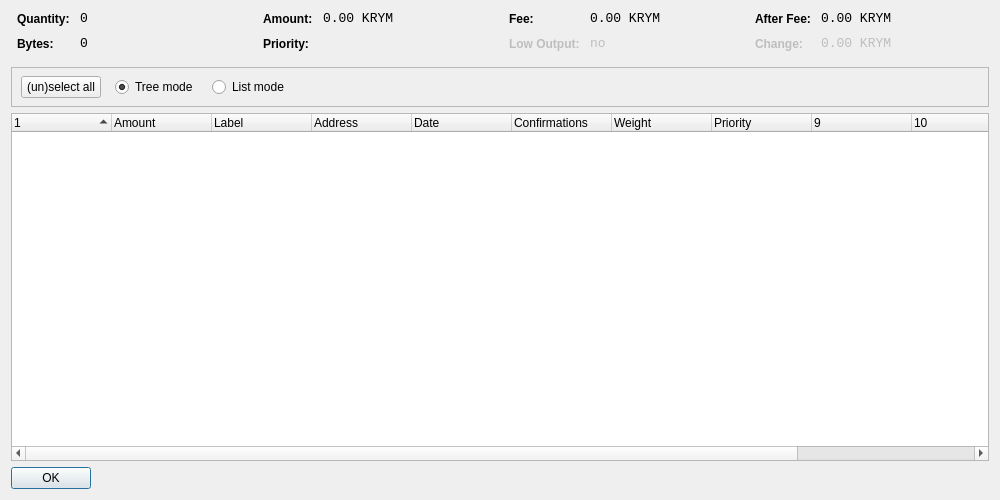
<?xml version="1.0" encoding="UTF-8"?>
<ui version="4.0">
 <class>CoinControlDialog</class>
 <widget class="QWidget" name="CoinControlDialog">
  <property name="geometry">
   <rect>
    <x>0</x>
    <y>0</y>
    <width>1000</width>
    <height>500</height>
   </rect>
  </property>
  <property name="windowTitle">
   <string>Coin Control</string>
  </property>
  <layout class="QVBoxLayout" name="verticalLayout">
   <item>
    <layout class="QHBoxLayout" name="horizontalLayoutTop" stretch="0,0,0,0">
     <property name="topMargin">
      <number>0</number>
     </property>
     <property name="bottomMargin">
      <number>10</number>
     </property>
     <item>
      <layout class="QFormLayout" name="formLayoutCoinControl1">
       <property name="horizontalSpacing">
        <number>10</number>
       </property>
       <property name="verticalSpacing">
        <number>10</number>
       </property>
       <property name="leftMargin">
        <number>6</number>
       </property>
       <property name="rightMargin">
        <number>6</number>
       </property>
       <item row="0" column="0">
        <widget class="QLabel" name="labelCoinControlQuantityText">
         <property name="styleSheet">
          <string notr="true">font-weight:bold;</string>
         </property>
         <property name="text">
          <string>Quantity:</string>
         </property>
        </widget>
       </item>
       <item row="0" column="1">
        <widget class="QLabel" name="labelCoinControlQuantity">
         <property name="font">
          <font>
           <family>Monospace</family>
           <pointsize>10</pointsize>
          </font>
         </property>
         <property name="cursor">
          <cursorShape>IBeamCursor</cursorShape>
         </property>
         <property name="contextMenuPolicy">
          <enum>Qt::ActionsContextMenu</enum>
         </property>
         <property name="text">
          <string notr="true">0</string>
         </property>
         <property name="textInteractionFlags">
          <set>Qt::LinksAccessibleByMouse|Qt::TextSelectableByKeyboard|Qt::TextSelectableByMouse</set>
         </property>
        </widget>
       </item>
       <item row="1" column="0">
        <widget class="QLabel" name="labelCoinControlBytesText">
         <property name="styleSheet">
          <string notr="true">font-weight:bold;</string>
         </property>
         <property name="text">
          <string>Bytes:</string>
         </property>
        </widget>
       </item>
       <item row="1" column="1">
        <widget class="QLabel" name="labelCoinControlBytes">
         <property name="font">
          <font>
           <family>Monospace</family>
           <pointsize>10</pointsize>
          </font>
         </property>
         <property name="cursor">
          <cursorShape>IBeamCursor</cursorShape>
         </property>
         <property name="contextMenuPolicy">
          <enum>Qt::ActionsContextMenu</enum>
         </property>
         <property name="text">
          <string notr="true">0</string>
         </property>
         <property name="textInteractionFlags">
          <set>Qt::LinksAccessibleByMouse|Qt::TextSelectableByKeyboard|Qt::TextSelectableByMouse</set>
         </property>
        </widget>
       </item>
      </layout>
     </item>
     <item>
      <layout class="QFormLayout" name="formLayoutCoinControl2">
       <property name="horizontalSpacing">
        <number>10</number>
       </property>
       <property name="verticalSpacing">
        <number>10</number>
       </property>
       <property name="leftMargin">
        <number>6</number>
       </property>
       <property name="rightMargin">
        <number>6</number>
       </property>
       <item row="0" column="0">
        <widget class="QLabel" name="labelCoinControlAmountText">
         <property name="styleSheet">
          <string notr="true">font-weight:bold;</string>
         </property>
         <property name="text">
          <string>Amount:</string>
         </property>
        </widget>
       </item>
       <item row="0" column="1">
        <widget class="QLabel" name="labelCoinControlAmount">
         <property name="font">
          <font>
           <family>Monospace</family>
           <pointsize>10</pointsize>
          </font>
         </property>
         <property name="cursor">
          <cursorShape>IBeamCursor</cursorShape>
         </property>
         <property name="contextMenuPolicy">
          <enum>Qt::ActionsContextMenu</enum>
         </property>
         <property name="text">
          <string notr="true">0.00 KRYM</string>
         </property>
         <property name="textInteractionFlags">
          <set>Qt::LinksAccessibleByMouse|Qt::TextSelectableByKeyboard|Qt::TextSelectableByMouse</set>
         </property>
        </widget>
       </item>
       <item row="1" column="0">
        <widget class="QLabel" name="labelCoinControlPriorityText">
         <property name="styleSheet">
          <string notr="true">font-weight:bold;</string>
         </property>
         <property name="text">
          <string>Priority:</string>
         </property>
        </widget>
       </item>
       <item row="1" column="1">
        <widget class="QLabel" name="labelCoinControlPriority">
         <property name="font">
          <font>
           <family>Monospace</family>
           <pointsize>10</pointsize>
          </font>
         </property>
         <property name="cursor">
          <cursorShape>IBeamCursor</cursorShape>
         </property>
         <property name="contextMenuPolicy">
          <enum>Qt::ActionsContextMenu</enum>
         </property>
         <property name="text">
          <string/>
         </property>
         <property name="textInteractionFlags">
          <set>Qt::LinksAccessibleByMouse|Qt::TextSelectableByKeyboard|Qt::TextSelectableByMouse</set>
         </property>
        </widget>
       </item>
      </layout>
     </item>
     <item>
      <layout class="QFormLayout" name="formLayoutCoinControl3">
       <property name="horizontalSpacing">
        <number>10</number>
       </property>
       <property name="verticalSpacing">
        <number>10</number>
       </property>
       <property name="leftMargin">
        <number>6</number>
       </property>
       <property name="rightMargin">
        <number>6</number>
       </property>
       <item row="0" column="0">
        <widget class="QLabel" name="labelCoinControlFeeText">
         <property name="styleSheet">
          <string notr="true">font-weight:bold;</string>
         </property>
         <property name="text">
          <string>Fee:</string>
         </property>
        </widget>
       </item>
       <item row="0" column="1">
        <widget class="QLabel" name="labelCoinControlFee">
         <property name="font">
          <font>
           <family>Monospace</family>
           <pointsize>10</pointsize>
          </font>
         </property>
         <property name="cursor">
          <cursorShape>IBeamCursor</cursorShape>
         </property>
         <property name="contextMenuPolicy">
          <enum>Qt::ActionsContextMenu</enum>
         </property>
         <property name="text">
          <string notr="true">0.00 KRYM</string>
         </property>
         <property name="textInteractionFlags">
          <set>Qt::LinksAccessibleByMouse|Qt::TextSelectableByKeyboard|Qt::TextSelectableByMouse</set>
         </property>
        </widget>
       </item>
       <item row="1" column="0">
        <widget class="QLabel" name="labelCoinControlLowOutputText">
         <property name="enabled">
          <bool>false</bool>
         </property>
         <property name="styleSheet">
          <string notr="true">font-weight:bold;</string>
         </property>
         <property name="text">
          <string>Low Output:</string>
         </property>
        </widget>
       </item>
       <item row="1" column="1">
        <widget class="QLabel" name="labelCoinControlLowOutput">
         <property name="enabled">
          <bool>false</bool>
         </property>
         <property name="font">
          <font>
           <family>Monospace</family>
           <pointsize>10</pointsize>
          </font>
         </property>
         <property name="cursor">
          <cursorShape>IBeamCursor</cursorShape>
         </property>
         <property name="contextMenuPolicy">
          <enum>Qt::ActionsContextMenu</enum>
         </property>
         <property name="text">
          <string>no</string>
         </property>
         <property name="textInteractionFlags">
          <set>Qt::LinksAccessibleByMouse|Qt::TextSelectableByKeyboard|Qt::TextSelectableByMouse</set>
         </property>
        </widget>
       </item>
      </layout>
     </item>
     <item>
      <layout class="QFormLayout" name="formLayoutCoinControl4">
       <property name="horizontalSpacing">
        <number>10</number>
       </property>
       <property name="verticalSpacing">
        <number>10</number>
       </property>
       <property name="leftMargin">
        <number>6</number>
       </property>
       <property name="rightMargin">
        <number>6</number>
       </property>
       <item row="0" column="0">
        <widget class="QLabel" name="labelCoinControlAfterFeeText">
         <property name="styleSheet">
          <string notr="true">font-weight:bold;</string>
         </property>
         <property name="text">
          <string>After Fee:</string>
         </property>
        </widget>
       </item>
       <item row="0" column="1">
        <widget class="QLabel" name="labelCoinControlAfterFee">
         <property name="font">
          <font>
           <family>Monospace</family>
           <pointsize>10</pointsize>
          </font>
         </property>
         <property name="cursor">
          <cursorShape>IBeamCursor</cursorShape>
         </property>
         <property name="contextMenuPolicy">
          <enum>Qt::ActionsContextMenu</enum>
         </property>
         <property name="text">
          <string notr="true">0.00 KRYM</string>
         </property>
         <property name="textInteractionFlags">
          <set>Qt::LinksAccessibleByMouse|Qt::TextSelectableByKeyboard|Qt::TextSelectableByMouse</set>
         </property>
        </widget>
       </item>
       <item row="1" column="0">
        <widget class="QLabel" name="labelCoinControlChangeText">
         <property name="enabled">
          <bool>false</bool>
         </property>
         <property name="styleSheet">
          <string notr="true">font-weight:bold;</string>
         </property>
         <property name="text">
          <string>Change:</string>
         </property>
        </widget>
       </item>
       <item row="1" column="1">
        <widget class="QLabel" name="labelCoinControlChange">
         <property name="enabled">
          <bool>false</bool>
         </property>
         <property name="font">
          <font>
           <family>Monospace</family>
           <pointsize>10</pointsize>
          </font>
         </property>
         <property name="cursor">
          <cursorShape>IBeamCursor</cursorShape>
         </property>
         <property name="contextMenuPolicy">
          <enum>Qt::ActionsContextMenu</enum>
         </property>
         <property name="text">
          <string notr="true">0.00 KRYM</string>
         </property>
         <property name="textInteractionFlags">
          <set>Qt::LinksAccessibleByMouse|Qt::TextSelectableByKeyboard|Qt::TextSelectableByMouse</set>
         </property>
        </widget>
       </item>
      </layout>
     </item>
    </layout>
   </item>
   <item>
    <widget class="QFrame" name="frame">
     <property name="minimumSize">
      <size>
       <width>0</width>
       <height>40</height>
      </size>
     </property>
     <property name="frameShape">
      <enum>QFrame::StyledPanel</enum>
     </property>
     <property name="frameShadow">
      <enum>QFrame::Sunken</enum>
     </property>
     <widget class="QWidget" name="horizontalLayoutWidget">
      <property name="geometry">
       <rect>
        <x>10</x>
        <y>0</y>
        <width>781</width>
        <height>41</height>
       </rect>
      </property>
      <layout class="QHBoxLayout" name="horizontalLayoutPanel" stretch="0,0,0,0">
       <property name="spacing">
        <number>14</number>
       </property>
       <item>
        <widget class="QPushButton" name="pushButtonSelectAll">
         <property name="sizePolicy">
          <sizepolicy hsizetype="Maximum" vsizetype="Fixed">
           <horstretch>0</horstretch>
           <verstretch>0</verstretch>
          </sizepolicy>
         </property>
         <property name="text">
          <string>(un)select all</string>
         </property>
        </widget>
       </item>
       <item>
        <widget class="QRadioButton" name="radioTreeMode">
         <property name="sizePolicy">
          <sizepolicy hsizetype="Maximum" vsizetype="Fixed">
           <horstretch>0</horstretch>
           <verstretch>0</verstretch>
          </sizepolicy>
         </property>
         <property name="text">
          <string>Tree mode</string>
         </property>
         <property name="checked">
          <bool>true</bool>
         </property>
        </widget>
       </item>
       <item>
        <widget class="QRadioButton" name="radioListMode">
         <property name="sizePolicy">
          <sizepolicy hsizetype="Maximum" vsizetype="Fixed">
           <horstretch>0</horstretch>
           <verstretch>0</verstretch>
          </sizepolicy>
         </property>
         <property name="text">
          <string>List mode</string>
         </property>
        </widget>
       </item>
       <item>
        <spacer name="horizontalSpacer">
         <property name="orientation">
          <enum>Qt::Horizontal</enum>
         </property>
         <property name="sizeHint" stdset="0">
          <size>
           <width>40</width>
           <height>20</height>
          </size>
         </property>
        </spacer>
       </item>
      </layout>
     </widget>
    </widget>
   </item>
   <item>
    <widget class="CoinControlTreeWidget" name="treeWidget">
     <property name="contextMenuPolicy">
      <enum>Qt::CustomContextMenu</enum>
     </property>
     <property name="sortingEnabled">
      <bool>false</bool>
     </property>
     <property name="columnCount">
      <number>12</number>
     </property>
     <attribute name="headerShowSortIndicator" stdset="0">
      <bool>true</bool>
     </attribute>
     <attribute name="headerStretchLastSection">
      <bool>false</bool>
     </attribute>
     <column>
      <property name="text">
       <string/>
      </property>
     </column>
     <column>
      <property name="text">
       <string>Amount</string>
      </property>
     </column>
     <column>
      <property name="text">
       <string>Label</string>
      </property>
     </column>
     <column>
      <property name="text">
       <string>Address</string>
      </property>
     </column>
     <column>
      <property name="text">
       <string>Date</string>
      </property>
     </column>
     <column>
      <property name="text">
       <string>Confirmations</string>
      </property>
      <property name="toolTip">
       <string>Confirmed</string>
      </property>
     </column>
     <column>
      <property name="text">
       <string>Weight</string>
      </property>
     </column>
     <column>
      <property name="text">
       <string>Priority</string>
      </property>
     </column>
     <column>
      <property name="text">
       <string/>
      </property>
     </column>
     <column>
      <property name="text">
       <string/>
      </property>
     </column>
     <column>
      <property name="text">
       <string/>
      </property>
     </column>
     <column>
      <property name="text">
       <string/>
      </property>
     </column>
    </widget>
   </item>
   <item>
    <widget class="QDialogButtonBox" name="buttonBox">
     <property name="sizePolicy">
      <sizepolicy hsizetype="Maximum" vsizetype="Fixed">
       <horstretch>0</horstretch>
       <verstretch>0</verstretch>
      </sizepolicy>
     </property>
     <property name="orientation">
      <enum>Qt::Horizontal</enum>
     </property>
     <property name="standardButtons">
      <set>QDialogButtonBox::Ok</set>
     </property>
    </widget>
   </item>
  </layout>
 </widget>
 <customwidgets>
  <customwidget>
   <class>CoinControlTreeWidget</class>
   <extends>QTreeWidget</extends>
   <header>coincontroltreewidget.h</header>
  </customwidget>
 </customwidgets>
 <resources/>
 <connections/>
</ui>
